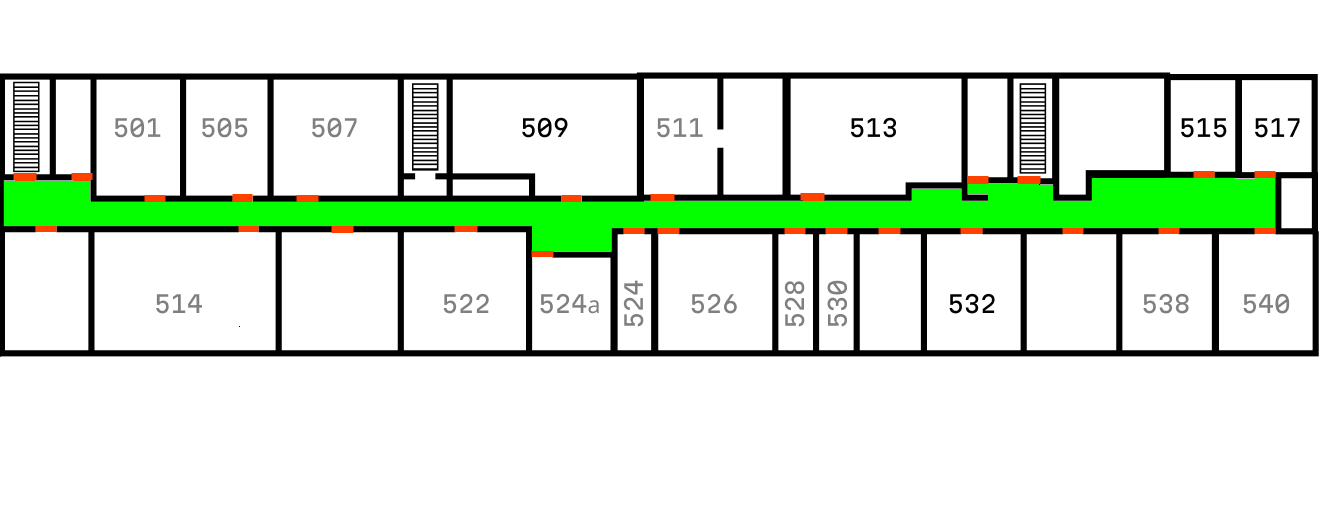
#> input picture preprocessed_plan5.png, 1339 x 522 px
$ python gb9.py
#> lines starting #> are read from the running program, lines starting #| are printed output that depends on the picture; after the words box and inside, x2 and y2 are one past the last pixel; in counts of white or black regions, pixels touching at a corner belong together
import cv2
import numpy as np
import matplotlib.pyplot as plt
from scipy.spatial import KDTree
from skimage.morphology import thin

def find_corner_points(image_path):
    """
    Находит угловые точки коридорной области
    Возвращает список точек в формате [(x1,y1), (x2,y2), ...]
    """
    # Загружаем изображение
    image = cv2.imread(image_path)

    # 1. Выделяем зеленую область (коридор)
    green_mask = extract_green_area(image)

    # 2. Находим контур коридора
    contours, _ = cv2.findContours(green_mask, cv2.RETR_EXTERNAL, cv2.CHAIN_APPROX_NONE)
    if not contours:
        return []

    # Берем самый большой контур
    main_contour = max(contours, key=cv2.contourArea)

    # 3. Находим угловые точки несколькими методами
    corner_points = []

    # # Метод 1: Аппроксимация контура
    # approx_corners = find_contour_corners(main_contour)
    # corner_points.extend(approx_corners)

    # Метод 2: Детектор углов Harris
    harris_corners = find_harris_corners(green_mask)
    corner_points.extend(harris_corners)

    # Метод 3: Углы минимального ограничивающего прямоугольника
    bounding_corners = find_bounding_rect_corners(main_contour)
    corner_points.extend(bounding_corners)

    # 4. Фильтруем и объединяем близкие точки
    filtered_corners = filter_close_points(corner_points, min_distance=5)

    return filtered_corners, green_mask, main_contour

def extract_green_area(image):
    """Выделяем зеленую область (коридор)"""
    hsv = cv2.cvtColor(image, cv2.COLOR_BGR2HSV)

    # Диапазон зеленого цвета в HSV
    lower_green = np.array([35, 50, 50])
    upper_green = np.array([85, 255, 255])

    green_mask = cv2.inRange(hsv, lower_green, upper_green)

    # Морфологические операции для очистки маски
    kernel = np.ones((3,3), np.uint8)
    green_mask = cv2.morphologyEx(green_mask, cv2.MORPH_CLOSE, kernel)
    green_mask = cv2.morphologyEx(green_mask, cv2.MORPH_OPEN, kernel)

    return green_mask

# [10 lines left out: function find_contour_corners, not called in this run]

def find_harris_corners(mask, quality_level=0.01, min_distance=10):
    """Находит углы с помощью детектора Харриса"""
    # Преобразуем маску в градации серого
    gray = mask.astype(np.float32)

    # Применяем детектор углов Harris
    corners = cv2.cornerHarris(gray, blockSize=2, ksize=3, k=0.04)

    # Нормализуем и threshold
    corners = cv2.dilate(corners, None)
    threshold = quality_level * corners.max()
    corner_positions = np.where(corners > threshold)

    # Собираем точки
    harris_points = []
    for y, x in zip(corner_positions[0], corner_positions[1]):
        harris_points.append((x, y))

    return harris_points

def find_bounding_rect_corners(contour):
    """Находит углы ограничивающих прямоугольников"""
    corners = []

    # Минимальный ограничивающий прямоугольник
    rect = cv2.minAreaRect(contour)
    box = cv2.boxPoints(rect)
    corners.extend([tuple(map(int, point)) for point in box])

    # Ограничивающий прямоугольник (axis-aligned)
    x, y, w, h = cv2.boundingRect(contour)
    bbox_corners = [
        (x, y), (x + w, y),
        (x + w, y + h), (x, y + h)
    ]
    corners.extend(bbox_corners)

    return corners

# [5 lines left out: function find_convex_hull_corners, not called in this run]

def filter_close_points(points, min_distance=10):
    """Фильтрует близко расположенные точки"""
    if not points:
        return []

    # Создаем KD-дерево для быстрого поиска соседей
    points_array = np.array(points)
    kdtree = KDTree(points_array)

    # Находим пары точек, которые слишком близко
    pairs = kdtree.query_pairs(min_distance)

    # Собираем точки для удаления
    to_remove = set()
    for i, j in pairs:
        # Оставляем точку с меньшим индексом, удаляем другую
        to_remove.add(j)

    # Фильтруем точки
    filtered_points = [points[i] for i in range(len(points)) if i not in to_remove]

    return filtered_points

def find_corridor_junctions(green_mask):
    """Находит точки пересечения/разветвления в коридоре"""
    # Скелетонизируем коридор
    _, binary = cv2.threshold(green_mask, 1, 255, cv2.THRESH_BINARY)
    skeleton = thin(binary // 255)
    skeleton = (skeleton * 255).astype(np.uint8)

    # Находим точки разветвления скелета
    junction_points = []
    for y in range(1, skeleton.shape[0]-1):
        for x in range(1, skeleton.shape[1]-1):
            if skeleton[y, x] == 255:
                # Считаем количество соседей
                neighbors = 0
                for dy in [-1, 0, 1]:
                    for dx in [-1, 0, 1]:
                        if dx == 0 and dy == 0:
                            continue
                        if skeleton[y+dy, x+dx] == 255:
                            neighbors += 1

                # Точки разветвления имеют 3+ соседей
                if neighbors >= 3:
                    junction_points.append((x, y))

    return junction_points

def visualize_corner_points(image, corner_points, green_mask, contour, junction_points=None):
    """Визуализирует найденные угловые точки"""
    # Создаем изображение для визуализации
    result_img = image.copy()

    # Рисуем контур коридора
    cv2.drawContours(result_img, [contour], -1, (0, 255, 255), 2)

    # Рисуем угловые точки
    for i, (x, y) in enumerate(corner_points):
        cv2.circle(result_img, (x, y), 2, (0, 0, 255), -1)  # Красные точки
        cv2.putText(result_img, str(i), (x+10, y+10),
                   cv2.FONT_HERSHEY_SIMPLEX, 0.5, (255, 255, 255), 1)

    # Рисуем точки разветвления (если есть)
    if junction_points:
        for x, y in junction_points:
            cv2.circle(result_img, (x, y), 6, (128, 0, 128), -1)  # Синие точки

    # Создаем фигуру для отображения
    fig, axes = plt.subplots(1, 2, figsize=(15, 6))

    # Исходное изображение с разметкой
    axes[0].imshow(cv2.cvtColor(result_img, cv2.COLOR_BGR2RGB))
    axes[0].set_title(f'Угловые точки коридора (найдено: {len(corner_points)})')
    axes[0].axis('off')

    # Маска коридора
    axes[1].imshow(green_mask, cmap='Greens')
    axes[1].set_title('Маска коридора')
    axes[1].axis('off')

    plt.tight_layout()
    plt.show()

    return result_img

def get_corridor_geometry_analysis(corner_points, green_mask):
    """Анализирует геометрию коридора на основе угловых точек"""
    if len(corner_points) < 3:
        return {"error": "Недостаточно угловых точек для анализа"}

    # Преобразуем точки в массив NumPy
    points = np.array(corner_points)

    # Вычисляем основные геометрические характеристики
    analysis = {
        "total_corners": len(corner_points),
        "bounding_box": {
            "min_x": np.min(points[:, 0]),
            "max_x": np.max(points[:, 0]),
            "min_y": np.min(points[:, 1]),
            "max_y": np.max(points[:, 1]),
            "width": np.max(points[:, 0]) - np.min(points[:, 0]),
            "height": np.max(points[:, 1]) - np.min(points[:, 1])
        },
        "area": cv2.contourArea(np.array(corner_points).reshape(-1, 1, 2).astype(np.int32)),
        "center_of_mass": (np.mean(points[:, 0]), np.mean(points[:, 1]))
    }

    return analysis

# Основная функция для использования
def analyze_corridor_corners(image_path):
    """
    Основная функция для анализа угловых точек коридора
    """
    # Находим угловые точки
    corner_points, green_mask, contour = find_corner_points(image_path)
#> in find_corner_points, image is the input picture: shape (522, 1339, 3); mean B, G, R 216.4, 232.2, 218
#> in extract_green_area, `hsv = cv2.cvtColor(image, cv2.COLOR_BGR2HSV)`: hsv: shape (522, 1339, 3); mean H, S, V 3.7, 16.9, 233.2
#> in extract_green_area, `green_mask = cv2.inRange(hsv, lower_green, upper_green)`:
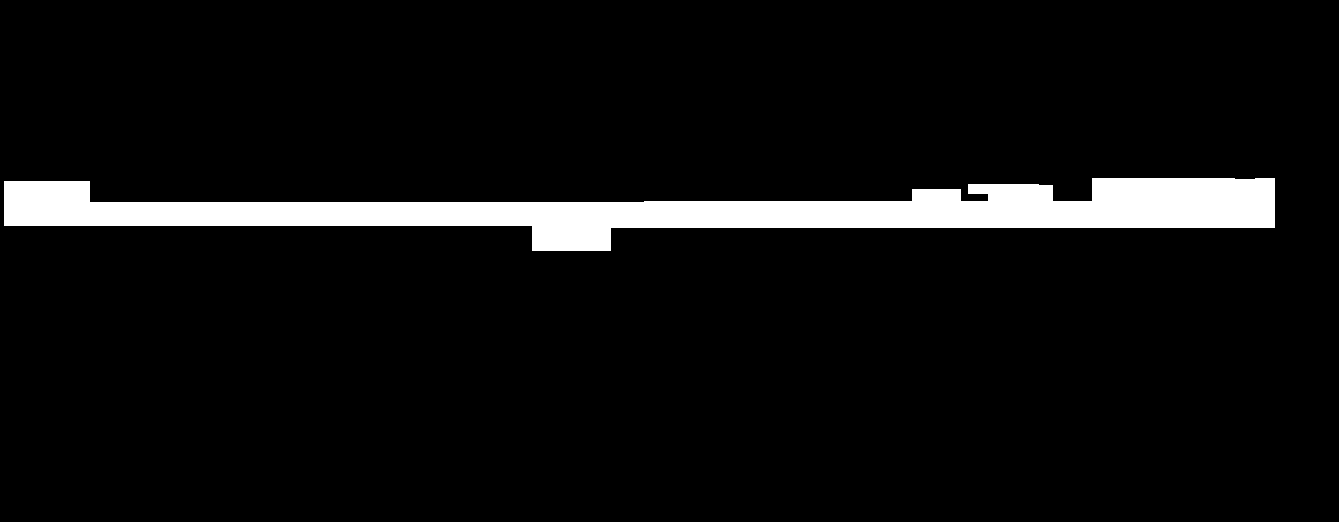
#> green_mask: shape (522, 1339); 6.1% white; 1 white region
#> in find_corner_points, `contours, _ = cv2.findContours(green_mask, cv2.RETR_EXTERNAL, cv2.CHAI..`: contours = 1 contour; box (x1, y1, x2, y2) and area: (4, 178, 1275, 251) 40904
#> in find_corner_points, `main_contour = max(contours, key=cv2.contourArea)`: main_contour = contour of 2813 points, box (x1, y1, x2, y2) (4, 178, 1275, 251), area 40904
#> in find_harris_corners, `gray = mask.astype(np.float32)`: gray: shape (522, 1339) float32; 6.1% white; 1 white region, box (x1, y1, x2, y2) and area: (4, 178, 1275, 251) 42312
#> in find_harris_corners, `corners = cv2.cornerHarris(gray, blockSize=2, ksize=3, k=0.04)`:
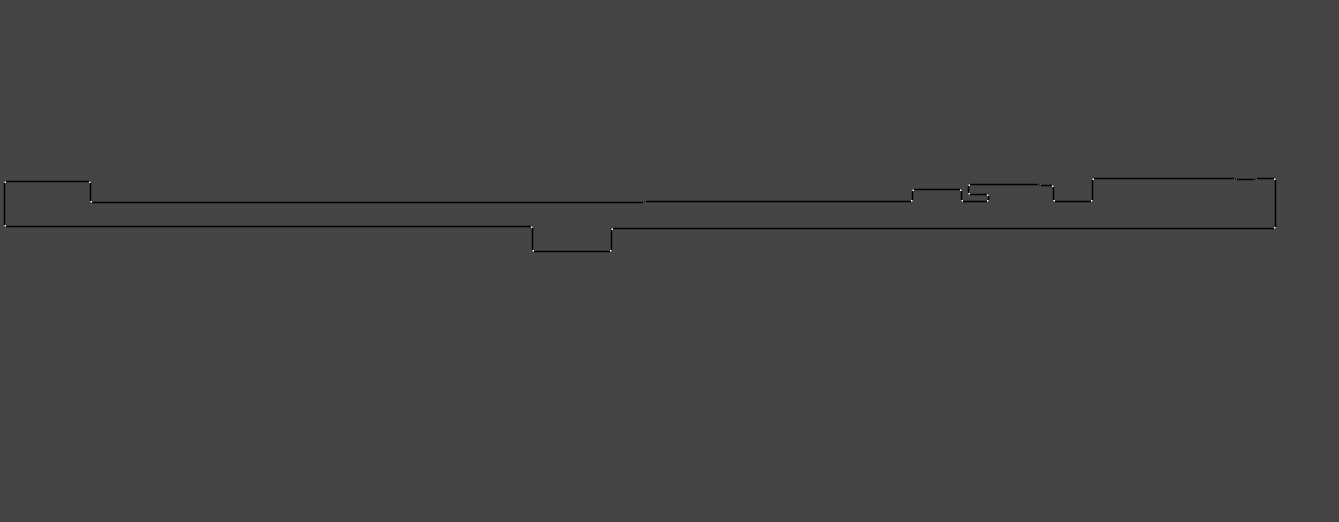
#> corners: shape (522, 1339) float32; min -169130016, max 458335776, mean -968217.4; drawn with min black and max white
#> in find_harris_corners, `corners = cv2.dilate(corners, None)`:
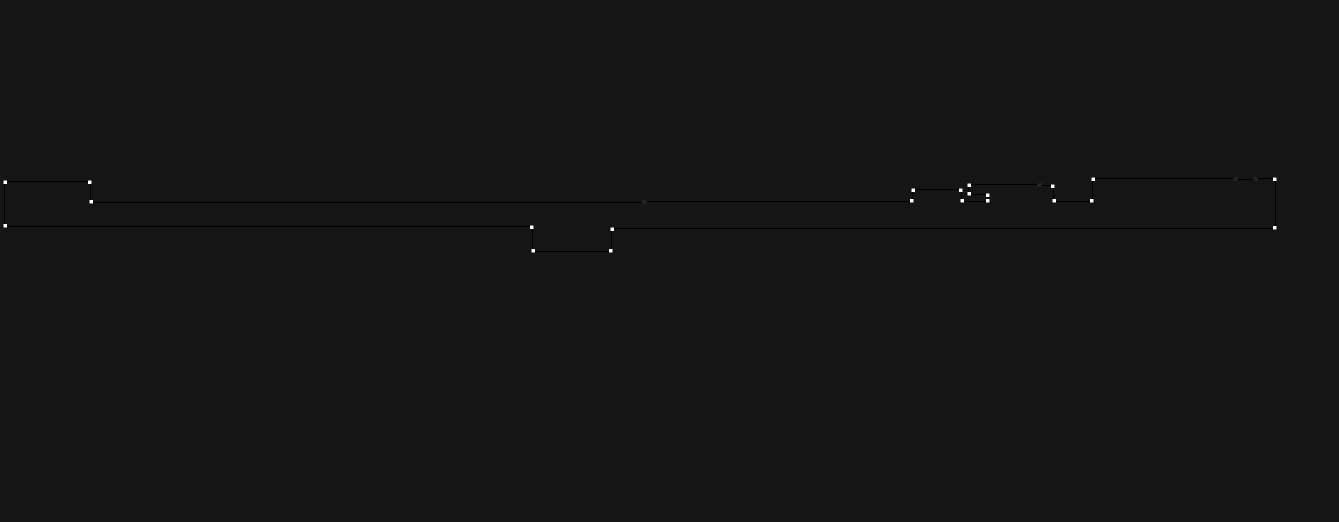
#> corners: shape (522, 1339) float32; min -42282504, max 458335776, mean 13397; drawn with min black and max white
#> in find_harris_corners, `threshold = quality_level * corners.max()`: threshold = 4583357.8
#> in find_harris_corners, `corner_positions = np.where(corners > threshold)`: corner_positions = 432 positions, rows 177 to 252, columns 3 to 1276
#> the loop in find_harris_corners, `for y, x in zip(corner_positions[0], corner_positions[1]):` made 432 passes
#> (y, x) on passes 1 to 3: (177, 1091), (177, 1092), (177, 1093)
#> after the loop in find_harris_corners, `for y, x in zip(corner_positions[0], corner_positions[1]):`: harris_points = 432 pairs, first value 3 to 1276, second value 177 to 252
#> in find_corner_points, `harris_corners = find_harris_corners(green_mask)`: harris_corners has the same summary as harris_points in find_harris_corners
#> in find_bounding_rect_corners, `rect = cv2.minAreaRect(contour)`: rect = ((639, 214.6), (1270.1, 70.67), -0.158)
#> in find_bounding_rect_corners, `box = cv2.boxPoints(rect)`: box = [[4.07, 251.7], [3.88, 181], [1274, 177.5], [1274.2, 248.2]]
#> in find_bounding_rect_corners, `x, y, w, h = cv2.boundingRect(contour)`: x = 4; y = 178; w = 1271; h = 73
#> in find_bounding_rect_corners, `bbox_corners = [ (x, y), (x + w, y), (x + w, y + h), (x, y + h) ]`: bbox_corners = [(4, 178), (1275, 178), (1275, 251), (4, 251)]
#> in find_corner_points, `bounding_corners = find_bounding_rect_corners(main_contour)`: bounding_corners = [(4, 251), (3, 181), (1273, 177), (1274, 248), (4, 178), (1275, 178), (1275, 251), (4, 251)]
#> in filter_close_points, `points_array = np.array(points)`: points_array = 440 pairs, first value 3 to 1276, second value 177 to 252
#> in filter_close_points, `pairs = kdtree.query_pairs(min_distance)`: pairs = 3525 items
#> the loop in filter_close_points, `for i, j in pairs:` made 3525 passes
#> (i, j) on passes 1 to 3: (166, 181), (346, 377), (206, 217)
#> after the loop in filter_close_points, `for i, j in pairs:`: to_remove = 413 items
#> in filter_close_points, `filtered_points = [points[i] for i in range(len(points)) if i not in t..`: filtered_points = 27 pairs, first value 3 to 1274, second value 177 to 251
#> in find_corner_points, `filtered_corners = filter_close_points(corner_points, min_distance=5)`: filtered_corners has the same summary as filtered_points in filter_close_points
#> corner_points has the same summary as filtered_points in filter_close_points; contour has the same summary as main_contour in find_corner_points

    # Находим точки разветвления
    junction_points = find_corridor_junctions(green_mask)
#> in find_corridor_junctions, `skeleton = thin(binary // 255)`:
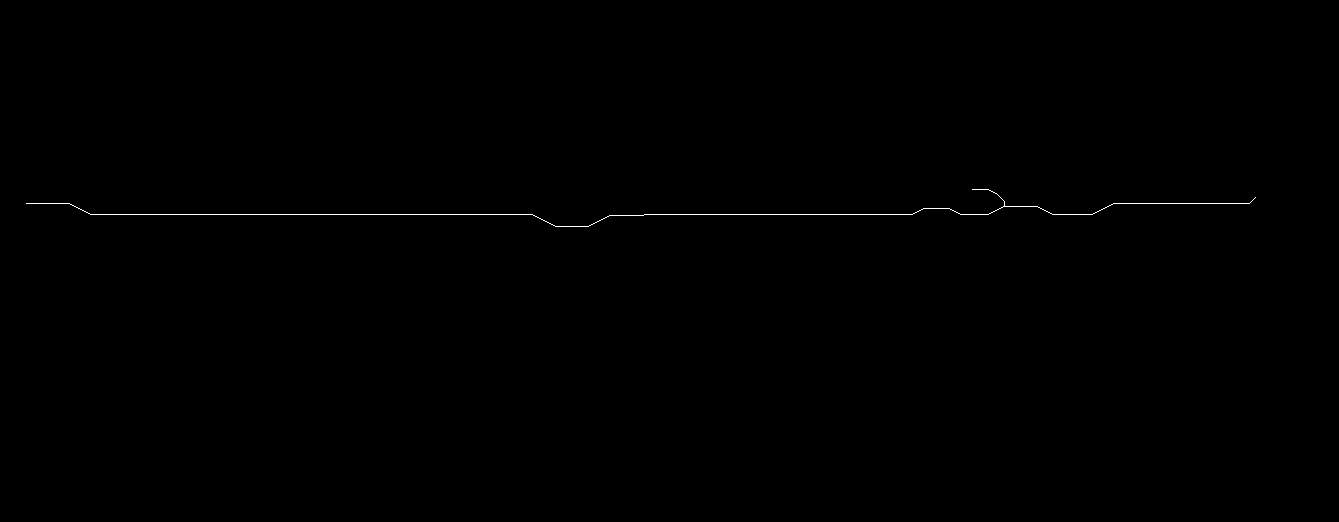
#> skeleton: shape (522, 1339) bool; 0.18% white in thin lines or dots, all inside (x1, y1, x2, y2) = (26, 189, 1256, 227)
#> junction_points = [(1004, 205), (1003, 206), (1004, 206), (1005, 206)]

    # Загружаем исходное изображение
    image = cv2.imread(image_path)

    # Визуализируем результаты
    result_img = visualize_corner_points(image, corner_points, green_mask, contour, junction_points)
#> in visualize_corner_points, `cv2.drawContours(result_img, [contour], -1, (0, 255, 255), 2)`:
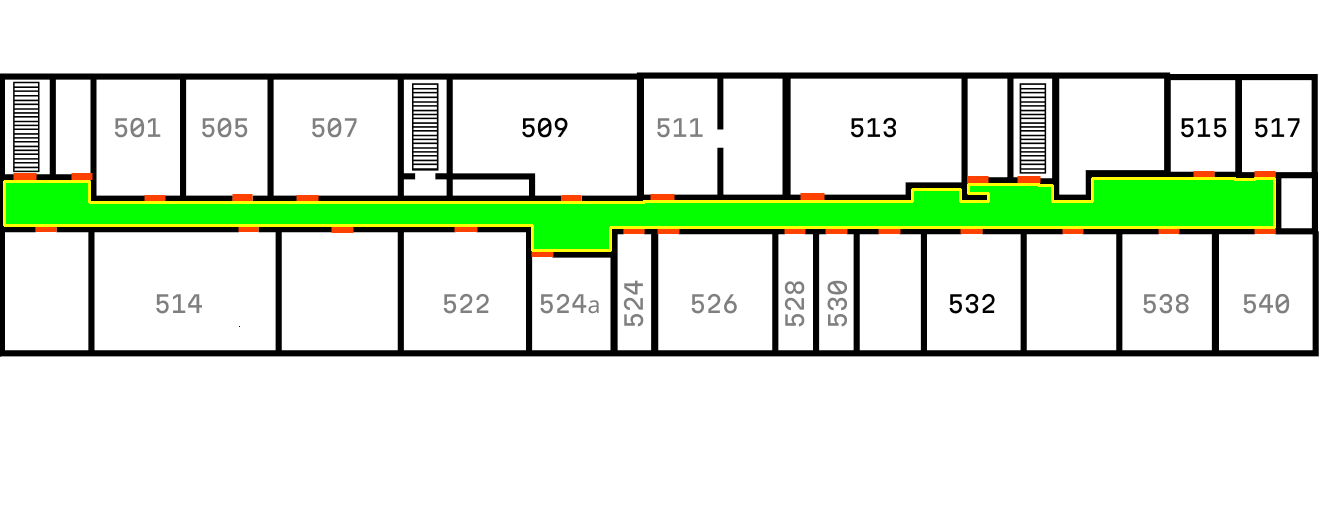
#> result_img: shape (522, 1339, 3); 1.21% of pixels changed, all inside (x1, y1, x2, y2) = (3, 177, 1276, 252)
#> the loop in visualize_corner_points, `for i, (x, y) in enumerate(corner_points):` made 27 passes
#> (x, y) on passes 1 to 12: (1091, 177), (1233, 177), (1253, 177), (1273, 177), (3, 180), (88, 180), (967, 183), (1037, 183), (1051, 184), (911, 188), (959, 188), (967, 192)
#> after the loop in visualize_corner_points, `for i, (x, y) in enumerate(corner_points):`:
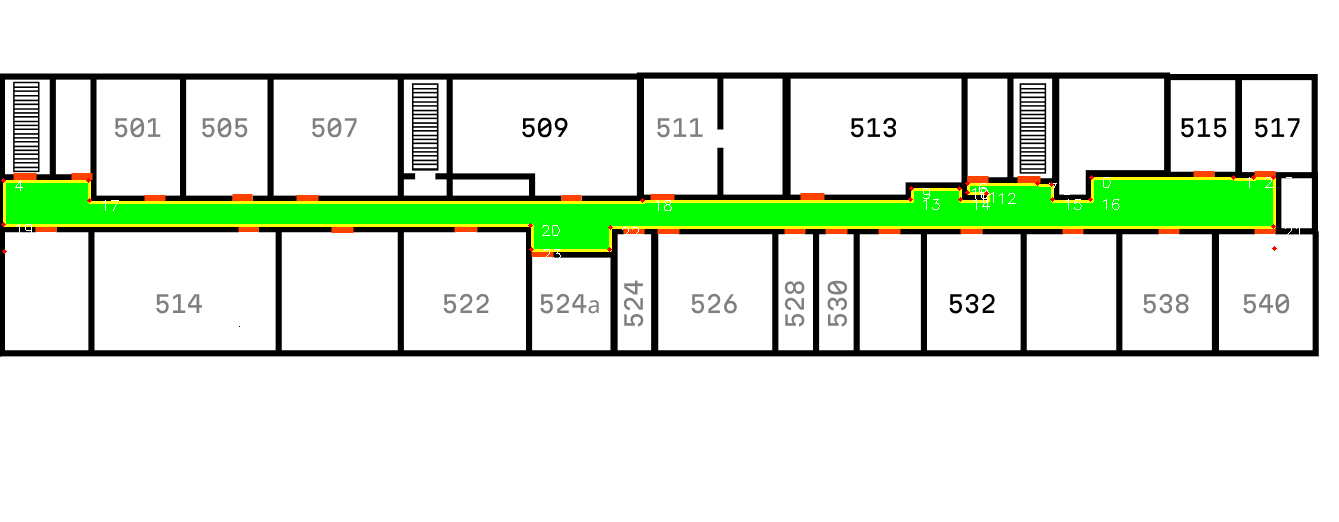
#> result_img: shape (522, 1339, 3); 0.15% of pixels changed, all inside (x1, y1, x2, y2) = (1, 175, 1300, 258)
#> the loop in visualize_corner_points, `for x, y in junction_points:` made 4 passes
#> after the loop in visualize_corner_points, `for x, y in junction_points:`: result_img: shape (522, 1339, 3); 0.02% of pixels changed, all inside (x1, y1, x2, y2) = (997, 199, 1012, 213)
#> in visualize_corner_points, `plt.show()`:
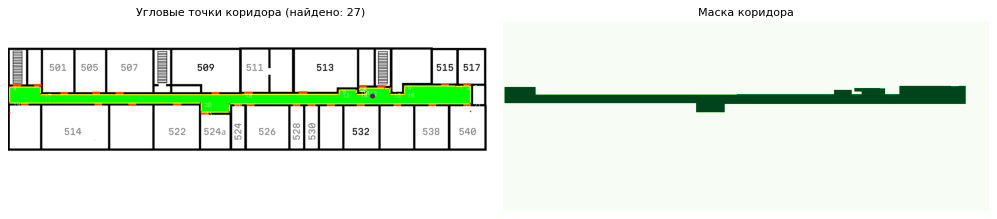
#> figure drawn by matplotlib, 2 panels

    # Анализируем геометрию
    geometry_analysis = get_corridor_geometry_analysis(corner_points, green_mask)
#> in get_corridor_geometry_analysis, `points = np.array(corner_points)`: points has the same summary as filtered_points in filter_close_points
#> geometry_analysis = 4 items

    # Выводим информацию
    print("=== АНАЛИЗ УГЛОВЫХ ТОЧЕК КОРИДОРА ===")
    print(f"Найдено угловых точек: {len(corner_points)}")
#| Найдено угловых точек: 27
    print(f"Найдено точек разветвления: {len(junction_points)}")
#| Найдено точек разветвления: 4

    if "error" not in geometry_analysis:
        print(f"Геометрический анализ:")
        print(f"  - Ограничивающая рамка: {geometry_analysis['bounding_box']['width']} x {geometry_analysis['bounding_box']['height']}")
#|   - Ограничивающая рамка: 1271 x 74
        print(f"  - Площадь: {geometry_analysis['area']:.2f}")
#|   - Площадь: 43290.50
        print(f"  - Центр масс: ({geometry_analysis['center_of_mass'][0]:.1f}, {geometry_analysis['center_of_mass'][1]:.1f})")
#|   - Центр масс: (792.4, 202.7)

    print("\nКоординаты угловых точек:")
    for i, (x, y) in enumerate(corner_points):
        print(f"  {i}: ({x}, {y})")
#> this loop made 27 passes
#|   0: (1091, 177)
#|   1: (1233, 177)
#|   2: (1253, 177)
#|   3: (1273, 177)
#|   4: (3, 180)
#|   5: (88, 180)
#|   6: (967, 183)
#|   7: (1037, 183)
#> (further printed lines are left out)

    return {
        "corner_points": corner_points,
        "junction_points": junction_points,
        "geometry_analysis": geometry_analysis,
        "visualization_image": result_img
    }

# Пример использования
if __name__ == "__main__":
    image_path = "preprocessed_plan5.png"

    try:
        results = analyze_corridor_corners(image_path)
#> results = 4 items

        # Сохраняем угловые точки в файл
        np.save("corridor_corners.npy", np.array(results["corner_points"]))
        print(f"\nУгловые точки сохранены в файл 'corridor_corners.npy'")

    except Exception as e:
        print(f"Ошибка при обработке изображения: {e}")
